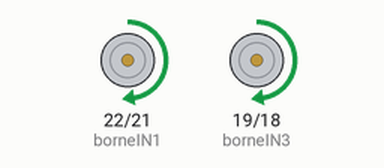
Simulated run of this sketch. Board: ESP32. Parts: motor-driver pin pairs drawn as motors (green arrow = first pin HIGH = forward, orange = second pin HIGH = backward, longer = more drive, scaled by the enable pin).

Above: at 0.5 s.
At 2.5 s:
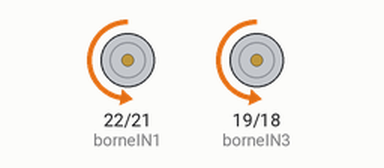
At 3.5 s:
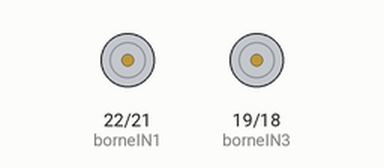
Timing chart, 0 to 5.2 s (numbered marks = the images above):
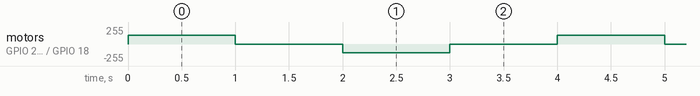

The sketch:

MCC_L298N_deux_moteurs_ESP32.ino
```cpp
//*******************************************************************************//
// Association des entrées du L298N, aux sorties utilisées sur notre Arduino Uno //
//*******************************************************************************//
#define borneENA        23      // On associe la borne "ENA" du L298N à la pin D10 de l'arduino
#define borneIN1        22       // On associe la borne "IN1" du L298N à la pin D9 de l'arduino
#define borneIN2        21      // On associe la borne "IN2" du L298N à la pin D8 de l'arduino
#define borneIN3        19       // On associe la borne "IN3" du L298N à la pin D7 de l'arduino
#define borneIN4        18       // On associe la borne "IN4" du L298N à la pin D6 de l'arduino
#define borneENB        5       // On associe la borne "ENB" du L298N à la pin D5 de l'arduino
int PWM=128; // Variable PWM image de la vitesse

//*******//
// SETUP //
//*******//
void setup() {

  // Configuration de toutes les pins de l'Arduino en "sortie" (car elles attaquent les entrées du module L298N)
  pinMode(borneENA, OUTPUT);
  pinMode(borneIN1, OUTPUT);
  pinMode(borneIN2, OUTPUT);
  pinMode(borneIN3, OUTPUT);
  pinMode(borneIN4, OUTPUT);
  pinMode(borneENB, OUTPUT);
}

//**************************//
// Boucle principale : LOOP //
//**************************//
void loop() {

  // Configuration du L298N en "marche avant", pour les 2 moteurs connectés au pont A et au pont B. Selon sa table de vérité, il faut que :
  // Moteur A
  digitalWrite(borneIN1, HIGH);                 // L'entrée IN1 doit être au niveau haut
  digitalWrite(borneIN2, LOW);                  // L'entrée IN2 doit être au niveau bas

  // Moteur B
  digitalWrite(borneIN3, HIGH);                 // L'entrée IN3 doit être au niveau haut
  digitalWrite(borneIN4, LOW);                  // L'entrée IN4 doit être au niveau bas

  // Et on lance les moteurs
  analogWrite(borneENA, PWM);       // Active l'alimentation du moteur 1
  analogWrite(borneENB, PWM);       // Active l'alimentation du moteur 2

  delay(1000);                        // et attend 3 secondes

  // Arrêt des moteurs pendant 3 secondes

  digitalWrite(borneIN1, LOW);
  digitalWrite(borneIN2, LOW);

  digitalWrite(borneIN3, LOW);
  digitalWrite(borneIN4, LOW);

  analogWrite(borneENB, 0);
  analogWrite(borneENA, 0);
  delay(1000);

  // Puis on configure le L298N en "marche arrière",  pour les 2 moteurs connectés au pont A et au pont B. Selon sa table de vérité, il faut que :
  // Moteur A
  digitalWrite(borneIN1, LOW);                 // L'entrée IN1 doit être au niveau haut
  digitalWrite(borneIN2, HIGH);                // L'entrée IN2 doit être au niveau bas

  // Moteur B
  digitalWrite(borneIN3, LOW);                 // L'entrée IN3 doit être au niveau haut
  digitalWrite(borneIN4, HIGH);                // L'entrée IN4 doit être au niveau bas

  // Et on lance les moteurs
  analogWrite(borneENA, PWM);       // Active l'alimentation du moteur 1
  analogWrite(borneENB, PWM);       // Active l'alimentation du moteur 2

  delay(1000);                        // et attend 3 secondes

//  // Arrêt des moteurs pendant 3 secondes

  digitalWrite(borneIN1, LOW);
  digitalWrite(borneIN2, LOW);

  digitalWrite(borneIN3, LOW);
  digitalWrite(borneIN4, LOW);

  analogWrite(borneENB, 0);
  analogWrite(borneENA, 0);
  delay(1000);
}
```

Measured:
- by itself, motor on GPIO 22 (borneIN1) / GPIO 21 (borneIN2), motor on GPIO 19 (borneIN3) / GPIO 18 (borneIN4): repeats every 4.0 s: stopped 1.0 s, backward 128/255 1.0 s, stopped 1.0 s, forward 128/255 1.0 s
